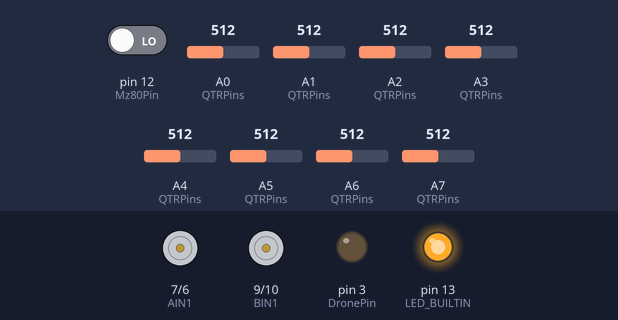
Recording of a sketch running on a simulated Arduino Nano, built with avr-gcc and run on an emulated ATmega328P. Shown: motor-driver pin pairs drawn as motors (green arrow = first pin HIGH = forward, orange = second pin HIGH = backward, longer = more drive, scaled by the enable pin), output pins drawn as LEDs (lit = HIGH). The inputs (shaded band) are chosen by the test bench; at power-on: pin 12 (Mz80Pin) LOW, A0 (QTRPins) = 512, A1 (QTRPins) = 512, A2 (QTRPins) = 512, A3 (QTRPins) = 512, A4 (QTRPins) = 512, A5 (QTRPins) = 512, A6 (QTRPins) = 512, A7 (QTRPins) = 512.

Above: at 0.1 s.
At 4.6 s:
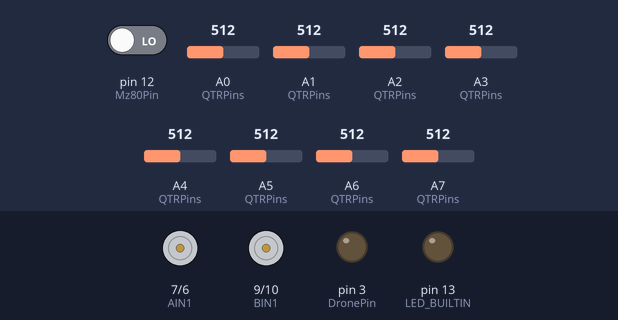
Timing chart, 0 to 6.1 s (numbered marks = the images above):
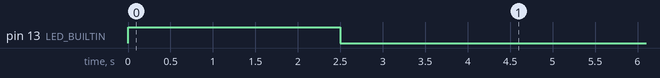

The sketch:

Line_Follower.ino
```cpp
/*
 Name:		Line_Follower.ino
 Created:	2/10/2020 2:56:30 AM
 Author:	celil
*/

#include "Manage.h"

Manage *manage;

void setup() {
    //Serial.begin(9600);
    manage = new Manage();
}


void loop() {
    manage->Control();
}
```

DroneMotor.cpp
```cpp
#include "DroneMotor.h"

DroneMotor::DroneMotor() {
	pinMode(DronePin, OUTPUT);
}

void DroneMotor::SetSpeed(short int speed) {
	if (speed > drone_max_speed)
		this->speed = drone_max_speed;
	else if (speed < drone_min_speed)
		this->speed = drone_min_speed;
	else
		this->speed = speed;

	analogWrite(DronePin,this->speed);
}
```

DroneMotor.h
```cpp
#include "Arduino.h"
#include "Pins.h"
#include "Values.h"

class DroneMotor
{
private:
	short int speed;
public:
	DroneMotor();
	void SetSpeed(short int);
};
```

Encoder.cpp
```cpp
#include "Encoder.h"

Encoder::Encoder() {
	pinMode(LeftEncoderPin, INPUT);
	pinMode(RightEncoderPin, INPUT);

    leftDistance = 0;
    rightDistance = 0;
    averageDistance = 0;

    _left = 0;
    _right = 0;
}

void Encoder::Read() {
    if (digitalRead(LeftEncoderPin) == 0 && _left == 0) {
        leftDistance += wheel_factor;
        _left = 1;
    }
    if (digitalRead(LeftEncoderPin) == 1) {
        _left = 0;
    }

    if (digitalRead(RightEncoderPin) == 0 && _right == 0) {
        rightDistance += wheel_factor;
        _right = 1;
    }
    if (digitalRead(RightEncoderPin) == 1) {
        _right = 0;
    }
    averageDistance = (leftDistance + rightDistance) / 2;
}

void Encoder::Print() {
    Read();
    Serial.print("  len: ");
    Serial.print(leftDistance);
    Serial.print("  ren: ");
    Serial.print(rightDistance);
}
```

Encoder.h
```cpp
#include "Arduino.h"
#include "Pins.h"
#include "Values.h"

class Encoder
{
private:
	bool _left;
	bool _right;
public:
	float leftDistance;
	float rightDistance;

	float averageDistance;

	Encoder();
	void Read();
	void Print();
};
```

Line.cpp
```cpp
#include "Line.h"


const uint8_t QTRPins[QtrSensorCount] = QtrPins;

Line::Line(void) {
 /*   Serial.print('\t');
    Serial.print("kur qtr");
    Serial.print('\t');*/
	qtr.setTypeAnalog();
	qtr.setSensorPins(QTRPins, QtrSensorCount);

    CalibrateSensor();
}

void Line::CalibrateSensor() {
    pinMode(LED_BUILTIN, OUTPUT);
    digitalWrite(LED_BUILTIN, HIGH); // turn on Arduino's LED to indicate we are in calibration mode

    // analogRead() takes about 0.1 ms on an AVR.
    // 0.1 ms per sensor * 4 samples per sensor read (default) * 6 sensors
    // * 10 reads per calibrate() call = ~24 ms per calibrate() call.
    // Call calibrate() 400 times to make calibration take about 10 seconds.
    for (uint16_t i = 0; i < 100; i++)
    {
        qtr.calibrate();
    }
    digitalWrite(LED_BUILTIN, LOW); // turn off Arduino's LED to indicate we are through with calibration

    // print the calibration minimum values measured when emitters were on
    //Serial.begin(9600);
    for (uint8_t i = 0; i < QtrSensorCount; i++)
    {
        //Serial.print(qtr.calibrationOn.minimum[i]);
        //Serial.print(' ');
    }
    //Serial.println();

    // print the calibration maximum values measured when emitters were on
    for (uint8_t i = 0; i < QtrSensorCount; i++)
    {
        //Serial.print(qtr.calibrationOn.maximum[i]);
        //Serial.print(' ');
    }
    //Serial.println();
    //Serial.println();
    delay(2000);
    position = qtr.readLineWhite((uint16_t*)sensorValues);
}

void Line::Read() {
    DetectBackground();

    if (backGround) {
        //Serial.print(" black ");
        position = qtr.readLineWhite((uint16_t*)sensorValues);
    }
    else {
        //Serial.print(" white ");
        position = qtr.readLineBlack((uint16_t*)sensorValues);
    }
    error = position-3500;
}

void Line::Print() {
    Serial.print(" sum:");
    Serial.print(sum);

    Serial.print("  ");
    for (uint8_t i = 0; i < QtrSensorCount; i++)
    {
        Serial.print(sensorValues[i]);
        Serial.print("  ");
    }
}

void Line::Sum() {
    sum = 0;
    for (uint8_t i = 0; i < QtrSensorCount; i++)
    {
        sum += sensorValues[i];
    }
}

void Line::DetectBackground() {
    Sum();
    if ((sum > 800) && (sum < 2100))
        backGround = 0;
    else
        backGround = 1;
}

QTRSensors Line::GetQtr() {
    return qtr;
}
```

Line.h
```cpp
#include "QTRSensors.h"
#include "Arduino.h"
#include "Pins.h"

class Line
{
private:
	QTRSensors qtr;
	bool backGround;
public:
	short int sensorValues[QtrSensorCount];
	short int position;
	short int error;
	short int sum;

	Line();
	void CalibrateSensor();
	void Read();
	void DetectBackground();
	void Print();
	void Sum();
	QTRSensors GetQtr();

};
```

Manage.cpp
```cpp
#include "Manage.h"


Manage::Manage() {
	line = new Line();
	pid = new Pid(line);
	motor = new Motor();
	drone = new DroneMotor();
	encoder = new Encoder();
	mz80 = new Mz80();
	tactic = new Tactic();

	/////////////////////////////////////////////////////////////////////////////////
	station = 1;

	averageDistance = 0;
	pastAverageDistance = 0;

	lineCount = 0;
	parkCount = 0;

	_corner_left = 0;
	_corner_right = 0;
	_count = 0;
	_chooseWay = 0;
}

void Manage::Control() {
	GenenalEvent(base_speed_s2);

}


void Manage::GenenalEvent(short int SPEED) {
	line->Read();
	duty = pid->Calculate();

	if (mz80->Read() && tactic->Read()) {
		leftMotorDuty = SPEED + duty;
		rightMotorDuty = SPEED - duty;

		motor->SetSpeed(leftMotorDuty, rightMotorDuty);
	}
	else
	{
		motor->SetSpeed(0, 0);
	}

	/*line->Print();

	Serial.print(" position: ");
	Serial.print(line->position);

	Serial.print(" error: ");
	Serial.print(line->error);

	//encoder->Print();

	/*Serial.print(" left: ");
	Serial.print(leftMotorDuty);

	Serial.print(" right: ");
	Serial.print(rightMotorDuty);*/

	/*Serial.print(" droneduty: ");
	Serial.print(abs(line->error) / 30);

	Serial.print(" count: ");
	Serial.print(lineCount);*/


	//Serial.println();
}

void Manage::GenenalEvent(short int SPEED, float DISTANCE)
{
	encoder->Read();
	pastAverageDistance = encoder->averageDistance;
	while (1) //düz gitme miktarı
	{
		GenenalEvent(SPEED);
		encoder->Read();
		if (encoder->averageDistance - pastAverageDistance > DISTANCE)
			break;
	}
}

void Manage::changeLineLeft(short int SPEED) {
	while (1)
	{
		motor->SetSpeed((SPEED + (change_left_error * Kp)), (SPEED - (change_left_error * Kp)));
		line->Read();

		if (line->sensorValues[0] < 500)
			break;
	}
}

void Manage::changeLineRight(short int SPEED) {
	short int tmp = 0;

	while (1)
	{
		motor->SetSpeed((SPEED + (change_right_error * Kp)), (SPEED - (change_right_error * Kp)));
		line->Read();

		if (line->sensorValues[0] > 500 && tmp == 0)
			tmp = 1;
		else if (line->sensorValues[0] < 500 && tmp == 1)
			tmp = 2;
		else if (line->sensorValues[0] > 500 && tmp == 2)
			tmp = 3;
		if (line->sensorValues[7] < 500 && tmp == 3)
			break;
	}
}

void Manage::chooseWayLeft(short int SPEED) {
	bool tmp = 0;
	while (1)
	{
		line->Read();

		if (line->sensorValues[1] < 500)
			tmp = 1;

		if (tmp == 1)
		{
			motor->SetSpeed((SPEED + (choose_left_error * Kp)), (SPEED - (choose_left_error * Kp)));


			if (line->sensorValues[7] > 600 && _chooseWay == 0) {
				_chooseWay = 1;
			}
			if (line->sensorValues[7] < 600 && _chooseWay == 1) {
				_chooseWay = 2;
			}
			else if (line->sensorValues[7] > 700 && _chooseWay == 2) {
				_chooseWay = 3;
			}
			else if (line->sensorValues[7] < 600 && _chooseWay == 3) {
				_chooseWay = 0;
				break;
			}
		}
		else
		{
			GenenalEvent(SPEED);
		}

	}
}

void Manage::chooseWayRight(short int SPEED) {

}

void Manage::cornerLeft(short int SPEED) {
	if (line->sum < 4000) {
		if (line->sensorValues[0] < 500 && line->sensorValues[1] < 500 && line->sensorValues[2] < 500 && line->sensorValues[3] < 500) {
			_corner_left = 1;
		}
	}
	else if (line->sum > 7000 && _corner_left == 1)
	{
		while (1)
		{
			//Serial.println(" left");
			/*leftMotorDuty = SPEED + corner_speed + duty;
			rightMotorDuty = SPEED - corner_speed - duty;

			droneDuty = (leftMotorDuty + rightMotorDuty) / 2;

			motor->SetSpeed(leftMotorDuty, rightMotorDuty);*/
			//drone->SetSpeed(droneDuty);

			GenenalEvent(SPEED);
			_corner_left = 0;
			line->Read();
			if (line->sensorValues[0] < 500)
				break;
		}
	}
}

void Manage::cornerRight(short int SPEED) {
	if (line->sum < 4000) {
		if (line->sensorValues[7] < 500 && line->sensorValues[6] < 500 && line->sensorValues[5] < 500 && line->sensorValues[4] < 500) {
			_corner_right = 1;
		}
	}
	else if (line->sum > 7000 && _corner_right == 1)
	{
		while (1)
		{
			//Serial.println(" right");
			//leftMotorDuty = SPEED + corner_speed + duty;
			//rightMotorDuty = SPEED - corner_speed - duty;

			//droneDuty = (leftMotorDuty + rightMotorDuty) / 2;

			//motor->SetSpeed(leftMotorDuty, rightMotorDuty);
			//drone->SetSpeed(droneDuty);

			GenenalEvent(SPEED);

			_corner_right = 0;
			line->Read();
			if (line->sensorValues[7] < 500)
				break;
		}
	}
}

void Manage::LineCount() {
	bool tmp = 0;
	if (line->sum < 500) {
		_count = 1;
	}
	if (line->sum > 2000 && _count == 1 && tmp == 0) {
		lineCount++;
		_count = 0;
		tmp = 1;
	}
	else {
		tmp = 0;
	}
}

void Manage::ParkCount() {
	bool tmp = 0;
	if (line->sum < 500) {
		_count = 1;
	}
	if (line->sum > 7000 && _count == 1 && tmp == 0) {
		parkCount = 1;
		_count = 0;
		tmp = 1;
	}
	else {
		tmp = 0;
	}
}
```

Manage.h
```cpp
#include "Arduino.h"
#include "Pid.h"
#include "Motor.h"
#include "DroneMotor.h"
#include "Values.h"
#include "Encoder.h"
#include "Mz80.h"
#include "Tactic.h"

class Manage
{
private:
	Line *line;
	Pid *pid;
	Motor *motor;
	DroneMotor* drone;
	Encoder* encoder;
	Mz80* mz80;
	Tactic* tactic;

	short int objectPass;
	bool _count;
	bool _corner_left;
	bool _corner_right;

	short int _chooseWay;
	short int _tmpDistance;
	short int station;

	short int duty;
	short int leftMotorDuty;
	short int rightMotorDuty;
	short int droneDuty;

	float pastAverageDistance;
	float averageDistance;
	short int lineCount;
	short int parkCount;

	void LineCount();
	void ParkCount();

	void changeLineLeft(short int);
	void changeLineRight(short int);

	void chooseWayLeft(short int);
	void chooseWayRight(short int);

	void cornerLeft(short int);
	void cornerRight(short int);

	void GenenalEvent(short int);
	void GenenalEvent(short int,float);

public:
	Manage();
	void Control();
};
```

Motor.cpp
```cpp
#include "Motor.h"

Motor::Motor() {
    pinMode(PWMA,OUTPUT);
    pinMode(AIN2, OUTPUT);
    pinMode(AIN1, OUTPUT);
    pinMode(PWMB, OUTPUT);
    pinMode(BIN2, OUTPUT);
    pinMode(BIN1, OUTPUT);
}

void Motor::SetSpeed(short int leftSpeed, short int rightSpeed) {
    if (leftSpeed > max_speed)
        this->leftSpeed = max_speed;
    else if (leftSpeed < min_speed)
        this->leftSpeed = min_speed;
    else
        this->leftSpeed = leftSpeed;

    if (rightSpeed > max_speed)
        this->rightSpeed = max_speed;
    else if (rightSpeed < min_speed)
        this->rightSpeed = min_speed;
    else
        this->rightSpeed = rightSpeed;


    if (this->leftSpeed >= 0) {
        digitalWrite(AIN2, LOW);
        digitalWrite(AIN1, HIGH);
    }
    else {
        digitalWrite(AIN2, HIGH);
        digitalWrite(AIN1, LOW);
        this->leftSpeed = -this->leftSpeed;
    }

    if (this->rightSpeed >= 0) {
        digitalWrite(BIN2, LOW);
        digitalWrite(BIN1, HIGH);
    }
    else {
        digitalWrite(BIN2, HIGH);
        digitalWrite(BIN1, LOW);
        this->rightSpeed = -this->rightSpeed;
    }

    analogWrite(PWMA, this->leftSpeed);
    analogWrite(PWMB, this->rightSpeed);

}

void Motor::PrintSpeed() {
    Serial.print("leftSpeed:");
    Serial.print(this->leftSpeed);
    Serial.print('\t');
    Serial.print("rightSpeed:");
    Serial.print(this->rightSpeed);
}
```

Motor.h
```cpp
#include "Pins.h"
#include "Values.h"
#include "Arduino.h"

class Motor
{
private:
	short int leftSpeed, rightSpeed;
public:
	Motor();
	void SetSpeed(short int, short int);
	void PrintSpeed();
};
```

Mz80.cpp
```cpp
#include "Mz80.h"

Mz80::Mz80() {
	pinMode(Mz80Pin, INPUT);
}

bool Mz80::Read() {
	distance = digitalRead(Mz80Pin);
	return distance;
}

void Mz80::Print() {
	Read();
	Serial.print(" mz80: ");
	Serial.print(distance);
}
```

Mz80.h
```cpp
#include "Arduino.h"
#include "Pins.h"
#include "Values.h"

class Mz80
{
private:
	bool distance;
public:
	Mz80();
	bool Read();
	void Print();
};
```

Pid.cpp
```cpp
#include "Pid.h"

Pid::Pid(Line *line) {
	this->line = line;
	lastError = 0;
}

short int Pid::Calculate() {
	int P = line->error * Kp;
	long I = (I + line->error) * Ki;
	int D = (line->error - lastError) * Kd;
	short int PD = P + D;
	lastError = line->error;
	return PD;
}
```

Pid.h
```cpp
#include "Arduino.h"
#include "Line.h"
#include "Values.h"


class Pid
{
private:
	short int lastError;
	Line *line;
public:
	Pid(Line *line);
	short int Calculate();
};
```

Tactic.cpp
```cpp
#include "Tactic.h"

Tactic::Tactic() {
	pinMode(TacticPin, INPUT);
}

bool Tactic::Read() {
	tactic = digitalRead(TacticPin);
	return tactic;
}

void Tactic::Print() {
	Read();
	Serial.print(" tactic: ");
	Serial.print(tactic);
}
```

Tactic.h
```cpp
#include "Arduino.h"
#include "Pins.h"
#include "Values.h"

class Tactic
{
private:
	bool tactic;
public:
	Tactic();
	bool Read();
	void Print();
};
```

Values.h
```cpp
#define Kp  0.02// 0.1//0.03
#define Kd  0.11//0.5 kalibrasyonda 0.3 iyi değer kalibre yoksa 0.5 iyi
#define Ki  0.0001//0.0001

/*motor settings*/
///////////////////////////////////////
#define max_speed 255
#define min_speed -255
#define base_speed 130

#define base_speed_s1 50
#define base_speed_s2 70
#define base_speed_s3 90

#define base_speed_f1 180
#define base_speed_f2 200

#define corner_speed 50
///////////////////////////////////////

/*drone motor settings*/
///////////////////////////////////////
#define drone_max_speed 170
#define drone_base_speed 80
#define drone_min_speed 0
///////////////////////////////////////

#define wheel_factor 5.3 //k=10.6 k/2=5.3

#define change_left_error -750
#define change_right_error 750

#define choose_left_error -2500
#define choose_right_error 2500
```

Pins.h
```cpp
#define PWMA 5
#define AIN2 6
#define AIN1 7

#define PWMB 11
#define BIN2 10
#define BIN1 9

#define DronePin 3

#define QtrPins {A7, A6, A5, A4, A3, A2, A1, A0}
#define QtrSensorCount 8

#define TacticPin 8
#define Mz80Pin 12

#define LeftEncoderPin 2
#define RightEncoderPin 4

#define LedPin 13
#define Led2Pin 0
#define Led3Pin 1

#define TX 1
#define RX 0
```
